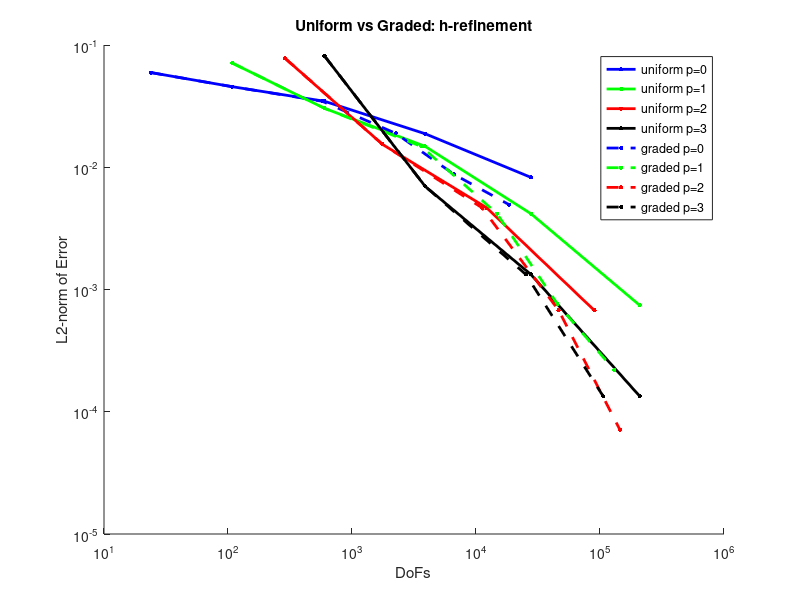
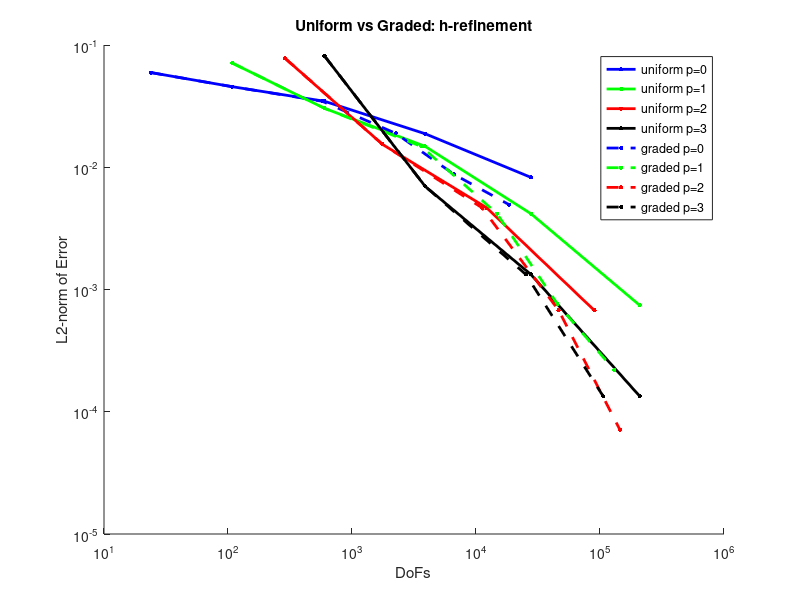
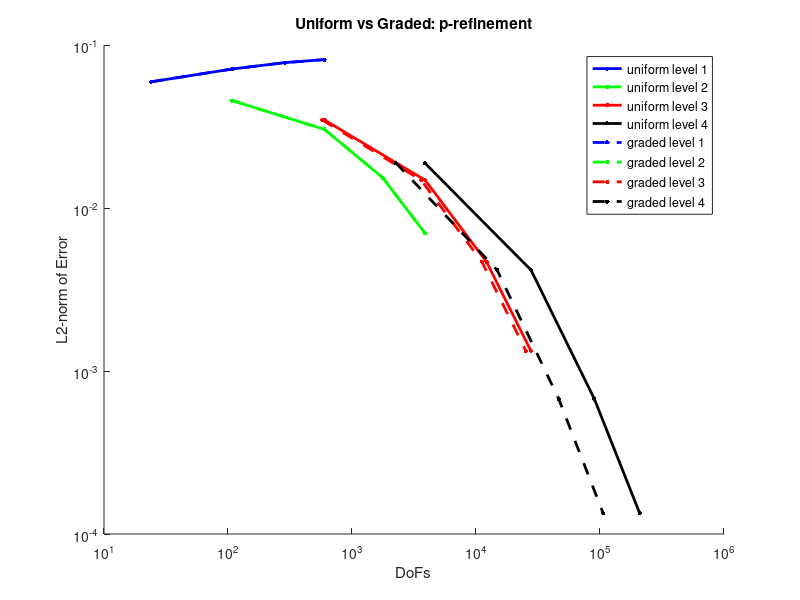
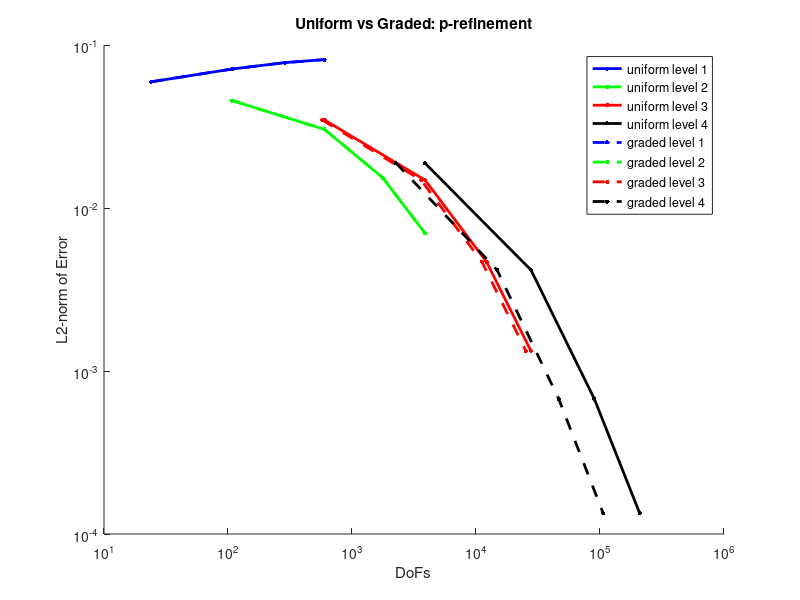

These charts were generated, in order, by the following MATLAB code:
function [] = plot_deal_ii_results()
clear
close all


% UNIFORM:

uniform_results{1}=[        0     1    24 5.94525548e-02 ;
    1     8   108 4.56114313e-02 ;
    2    64   600 3.46584775e-02 ;
    3   512  3888 1.87987348e-02 ;
    4  4096 27744 8.26223509e-03 ];

uniform_results{2}=[    0     1    108 7.12426627e-02 ;
    1     8    600 3.03413056e-02 ;
    2    64   3888 1.48237690e-02 ;
    3   512  27744 4.16693836e-03 ;
    4  4096 209088 7.42319323e-04  ];
    
uniform_results{3} = [    0     1   288 7.79680925e-02 ;
    1     8  1764 1.53672547e-02 ;
    2    64 12168 4.66984610e-03 ;
    3   512 90000 6.74526211e-04 ];

uniform_results{4} = [    0     1    600 8.13784294e-02 
    1     8   3888 6.98494705e-03 
    2    64  27744 1.32667854e-03 
    3   512 209088 1.33948732e-04  ];

graded_results{1} = [    0     1    24 5.94525548e-02 ;
    1     8   108 4.56114313e-02 ;
    2    57   576 3.46627978e-02 ;
    3   246  2256 1.89187533e-02 ;
    4   792  6648 8.74550190e-03 ;
    5  2374 18492 4.94297546e-03 ];

graded_results{2}=[    0     1    108 7.12426627e-02 
    1     8    600 3.03413056e-02 
    2    57   3612 1.48239211e-02 
    3   246  14784 4.16951548e-03 
    4   792  45336 7.61382959e-04 
    5  2374 130488 2.19250674e-04];

graded_results{3}=[    0     1    288 7.79680925e-02 ;
    1     8   1764 1.53672547e-02 ;
    2    57  11160 4.66984827e-03 ;
    3   246  46440 6.74625779e-04 ;
    4   792 144576 7.13969008e-05];

graded_results{4}=[    0     1    600 8.13784294e-02 ;
    1     8   3888 6.98494705e-03 ;
    2    57  25272 1.32667892e-03 ;
    3   246 106080 1.33950734e-04    ];

% plot :
colour_list={'.-b' '.-g' '.-r' '.-k' ...
                '.--b' '.--g' '.--r' '.--k'  };
p_legend={'uniform p=0','uniform p=1','uniform p=2','uniform p=3' ...
          'graded p=0','graded p=1','graded p=2','graded p=3' };
h1=figure;
hold on;
% uniform:
for i = 1:4
    plot_data_x=uniform_results{i}(:,3);
    plot_data_y=uniform_results{i}(:,4);
    plot(plot_data_x,plot_data_y,colour_list{i},'LineWidth',2,'MarkerSize',10)
end
% graded:
for i = 1:4
    plot_data_x=graded_results{i}(:,3);
    plot_data_y=graded_results{i}(:,4);
    plot(plot_data_x,plot_data_y,colour_list{i+4},'LineWidth',2,'MarkerSize',10)
end

set(gca,'XScale','log');
set(gca,'YScale','log');
xlabel('DoFs');
ylabel('L2-norm of Error');
legend(p_legend);
title_str=strcat('Uniform vs Graded: h-refinement');
title(title_str);

filename=strcat('uniform_vs_graded','_h-ref');
saveas(h1,filename,'fig');
saveas(h1,filename,'epsc2');


% Fixed grade, increase p:
h2=figure;
hold on
h_legend={'uniform level 1','uniform level 2','uniform level 3','uniform level 4' ...
          'graded level 1','graded level 2','graded level 3','graded level 4' };
for i=1:4
    for j=1:4
        plot_data_x(j)=uniform_results{j}(i,3);
        plot_data_y(j)=uniform_results{j}(i,4);
    end
    plot(plot_data_x,plot_data_y,colour_list{i},'LineWidth',2,'MarkerSize',10)
end
for i=1:4
    for j=1:4
        plot_data_x(j)=graded_results{j}(i,3);
        plot_data_y(j)=graded_results{j}(i,4);
    end
    plot(plot_data_x,plot_data_y,colour_list{i+4},'LineWidth',2,'MarkerSize',10)
end
set(gca,'XScale','log');
set(gca,'YScale','log');
xlabel('DoFs');
ylabel('L2-norm of Error');
legend(h_legend);
title_str=strcat('Uniform vs Graded: p-refinement');
title(title_str);

filename=strcat('uniform_vs_graded','_p-ref');
saveas(h2,filename,'fig');
saveas(h2,filename,'epsc2');

% filename=strcat(save_in,'_h-ref.fig');
% saveas(h1,filename,'fig');
% close(h1);

% function []=do_the_plot(data_in,title_in,save_in)
% 
% colour_list={'.-b' '.-g' '.-r' '.-k' '.-y' '.-m' ...
%                 '.--b' '.--g' '.--r' '.--k' '.--y' '.--m'    };
% p_legend={'p=0','p=1','p=2','p=3','p=4','p=5'};
% h_legend={'level 1','level 2','level 3','level 4','level 5','level 6'};
% 
% max_p=length(data_in)
% % plot fixed p refine h:
% h1=figure;
% hold on
% % ax=axes;
% for i=1:max_p
%     plot_data_x=data_in{i}(:,3);
%     plot_data_y=data_in{i}(:,4);
%     plot(plot_data_x,plot_data_y,colour_list{i},'MarkerSize',10)
% end
% set(gca,'XScale','log');
% set(gca,'YScale','log');
% legend({p_legend{1:max_p}});
% title_str=strcat(title_in,' h-refinement');
% title(title_str);
% 
% filename=strcat(save_in,'_h-ref.fig');
% saveas(h1,filename,'fig');
% close(h1);

% plot fixed h, refine p.
% h2=figure;
% hold on
% for j=1:6
% for i=1:6
%     datax(i,j)=data_in(j,3,i);
%     datay(i,j)=data_in(j,4,i);
% end
% end
% plot(datax,datay,'.-','MarkerSize',10)
% set(gca,'XScale','log');
% set(gca,'YScale','log');
% legend(h_legend);
% title_str=strcat(title_in,' p-refinement');
% title(title_str);
% filename=strcat(save_in,'_p-ref.fig');
% % saveas(h2,filename,'fig');
% close(h2);
end
    
        
    
